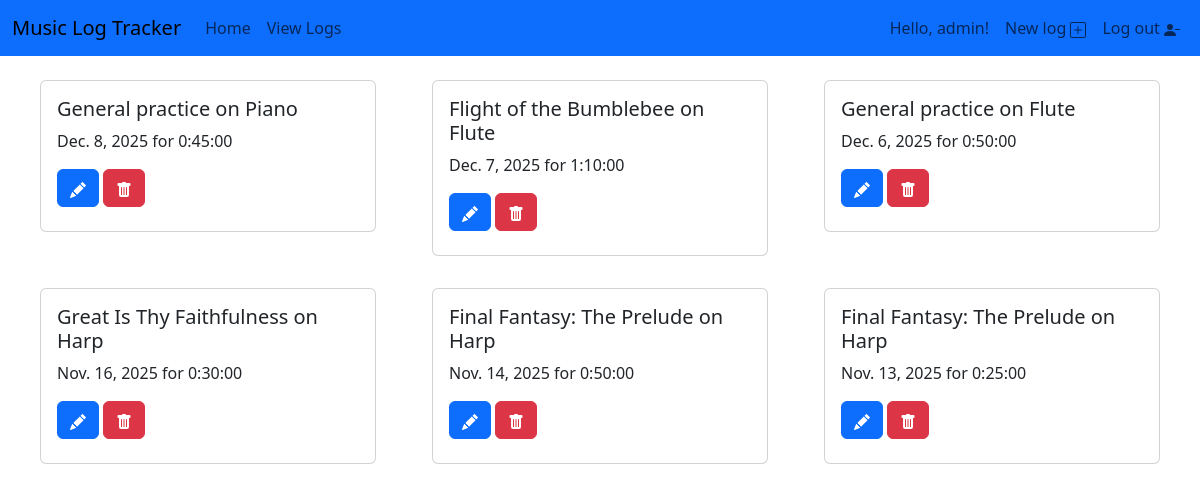
The app's page /view_logs/ (signed in) with its own data.
### tracker/models.py (models this page shows)
class Log(models.Model):
    user = models.ForeignKey(
        settings.AUTH_USER_MODEL, on_delete=models.CASCADE
    )
    song = models.CharField(default="General practice", help_text="Name of song practiced.")
    instrument = models.CharField(help_text="Name of instrument practiced.")
    duration = models.DurationField(default="00:00:00", help_text="Time practiced, in hours-minutes-seconds.")
    date = models.DateField(default=timezone.now, help_text="Date practiced.")
    def __str__(self):
        return f"{self.song} on {self.instrument}"

### tracker/views.py (the view)
# urls.py: path('view_logs/', views.view_logs, name='view_logs'),
def view_logs(request):
    if request.user.is_authenticated:
        logs = Log.objects.filter(user=request.user).order_by('-date')
        can_edit = True
    else:
        logs = Log.objects.all().order_by('-date')[:10]
        can_edit = False
    context = {
        'logs': logs,
        "can_edit": can_edit,
    }
    return render(request, 'tracker/view_logs.html', context)

### tracker/templates/tracker/view_logs.html (shortened to what this page needs)
{% extends 'tracker/base.html' %}
{% block content %}
<div class="container-fluid">
  <div class="row justify-content-start">
    {% for log in logs %}
    <div class="col-md-4">
      <div class="card m-3">
        <div class="card-body">
          <h5 class="card-title">{{ log }}</h5>
          <p class="card-text my-2">{{ log.date }} for {{ log.duration }}</p>
          {% if user.is_authenticated and can_edit %}
            <aside class="actions py-2">
              <a class="btn btn-primary" href="{% url 'edit_log' pk=log.pk %}">
              </a>
              <form style="display: inline-block" action="{% url 'delete_log' pk=log.pk %}" method="POST">
                <button type="submit" class="btn btn-danger">
                </button>
              </form>
            </aside>
          {% endif %}
        </div>
      </div>
    </div>
  {% endfor %}
  </div>
</div>
{% endblock content %}

### tracker/templates/tracker/base.html (shortened to what this page needs)
<!DOCTYPE html>
<html lang="en">
<head>
  {% load django_bootstrap5 %}
  {% bootstrap_css %}
</head>
<body>
  <nav class="navbar navbar-expand-lg navbar-light bg-blue bg-primary">
    <div class="container-fluid m-auto">
      <a class="navbar-brand" href="{% url 'index' %}">Music Log Tracker</a>
      <div class="collapse navbar-collapse" id="navbarSupportedContent">
        <div class="navbar-nav me-auto">
          <a class="nav-item nav-link" href="{% url 'index' %}">Home</a>
          <a class="nav-item nav-link" href="{% url 'view_logs' %}">View Logs</a>
        </div>
        <div class="navbar-nav ml-auto">
          {% if user.is_authenticated %}
            <a class="nav-item nav-link" href="{% url 'view_logs' username=user.username %}">Hello, {{ user.username }}!</a>
            <a class="nav-item nav-link" href="{% url 'add_log' %}">New log {% include './icons/plus-square.svg' %}</a>
            <form action="{% url 'accounts:logout' %}" method="post">
              <button type="submit" class="nav-item nav-link">
                Log out {% include './icons/person-dash-fill.svg' %}
              </button>
            </form>
          {% else %}
            <a class="nav-item nav-link" href="{% url 'accounts:login' %}">Log in {% include './icons/person-circle.svg' %}</a>
            <a class="nav-item nav-link" href="{% url 'accounts:register' %}">Register {% include './icons/person-plus-fill.svg' %}</a>
          {% endif %}
        </div>
      </div>
    </div>
  </nav>
  <div class="container-fluid mx-auto my-2">
    {% block content %}
    {% endblock content %}
  </div>
</body>
</html>

### records on screen
Log: song+instrument "General practice on Piano", date "Dec. 8, 2025", duration "0:45:00"
Log: song+instrument "Flight of the Bumblebee on Flute", date "Dec. 7, 2025", duration "1:10:00"
Log: song+instrument "General practice on Flute", date "Dec. 6, 2025", duration "0:50:00"
Log: song+instrument "Great Is Thy Faithfulness on Harp", date "Nov. 16, 2025", duration "0:30:00"
Log: song+instrument "Final Fantasy: The Prelude on Harp", date "Nov. 14, 2025", duration "0:50:00"
Log: song+instrument "Final Fantasy: The Prelude on Harp", date "Nov. 13, 2025", duration "0:25:00"

### other values on screen
{{ user.username }} "admin"
